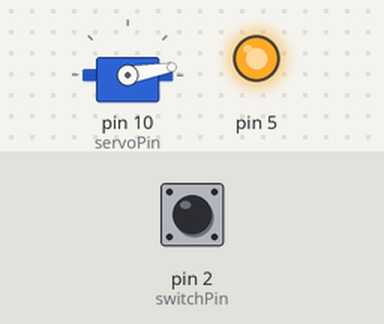
A sketch run on a simulated Arduino Uno, built with avr-gcc and run on an emulated ATmega328P. Shown: servo, output pins drawn as LEDs (lit = HIGH). Inputs (shaded band) come from the test bench; at power-on: pin 2 (switchPin) LOW.

Above: at 1.2 s.
1.3 s: pin 2 (switchPin) pulled HIGH for 0.15 s
At 1.38 s:
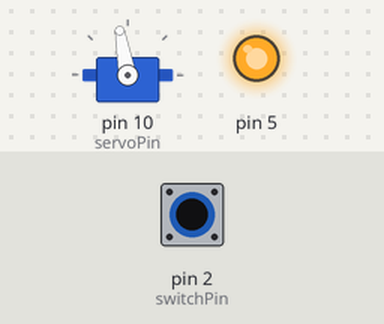
2.9 s: pin 2 (switchPin) pulled HIGH for 3.2 s
At 6.5 s:
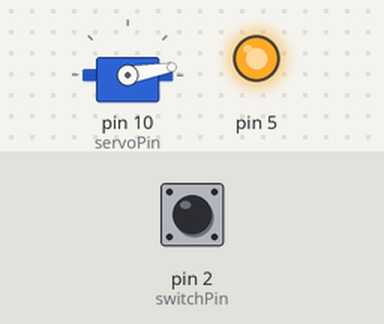
Timing chart, 0 to 8.0 s (numbered marks = the images above; inputs shaded):
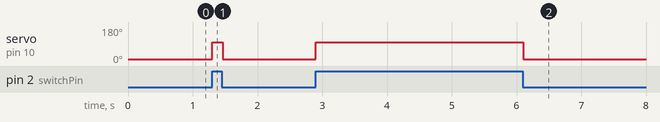

The sketch:

JackInABox.ino
```cpp
//  Box Lab 5
//
// If we see a voltage change on pin 2 the toggle switch on top of the useless box has
// changed position and we need to react!
//    A HIGH value on pin 2 means we should activate the servo to open the useless
//    box and attempt to return the switch to the "off" position.
//    A LOW value on pin 2 means the switch is off and we should return to our
//    inital (closed box) state.

#include <Servo.h>

#define servoPin  10
#define switchPin 2

#define closePos  10
#define openPos   100

Servo servo;
int switchState;
int previousSwitchState;

// call this when the input on pin 2 changes (LOW to HIGH *or* HIGH to LOW)
void ToggleSwitch(int switchState)
{
  if (switchState == HIGH)
  {
    servo.write(openPos);
    //Serial.println("switch state is HIGH.  servo.write(openPos) called to open useless box");
  }
  else
  {
    servo.write(closePos);
    //Serial.println("switch state is LOW.   servo.write(closePos) called to close useless box");
  }
  previousSwitchState = switchState;  // remember that the switch state has changed
}

void setup()
{
  //Serial.begin(9600);
  //Serial.println("Useless Box Lab 5");
  pinMode(5,OUTPUT);
  digitalWrite(5,HIGH);
  // start with the box closed and the switch in the off postion
  switchState = LOW;
  previousSwitchState = LOW;

  // connect to our servo and make sure it is in the closed position
  servo.attach(servoPin);
  servo.write(closePos);

  // we should probably pay attention to the switch
  pinMode(switchPin, INPUT);
}

void loop()
{
  int switchState = digitalRead(switchPin);
  if (switchState != previousSwitchState)
    ToggleSwitch(switchState);

  delay(20);
}
```

Measured:
- after the input at 1.3 s, servo on pin 10 (servoPin): 10° → 100° at once, → 10° 0.16 s later
- after the input at 2.9 s, servo on pin 10 (servoPin): 10° → 100° at once, → 10° 3.2 s later
